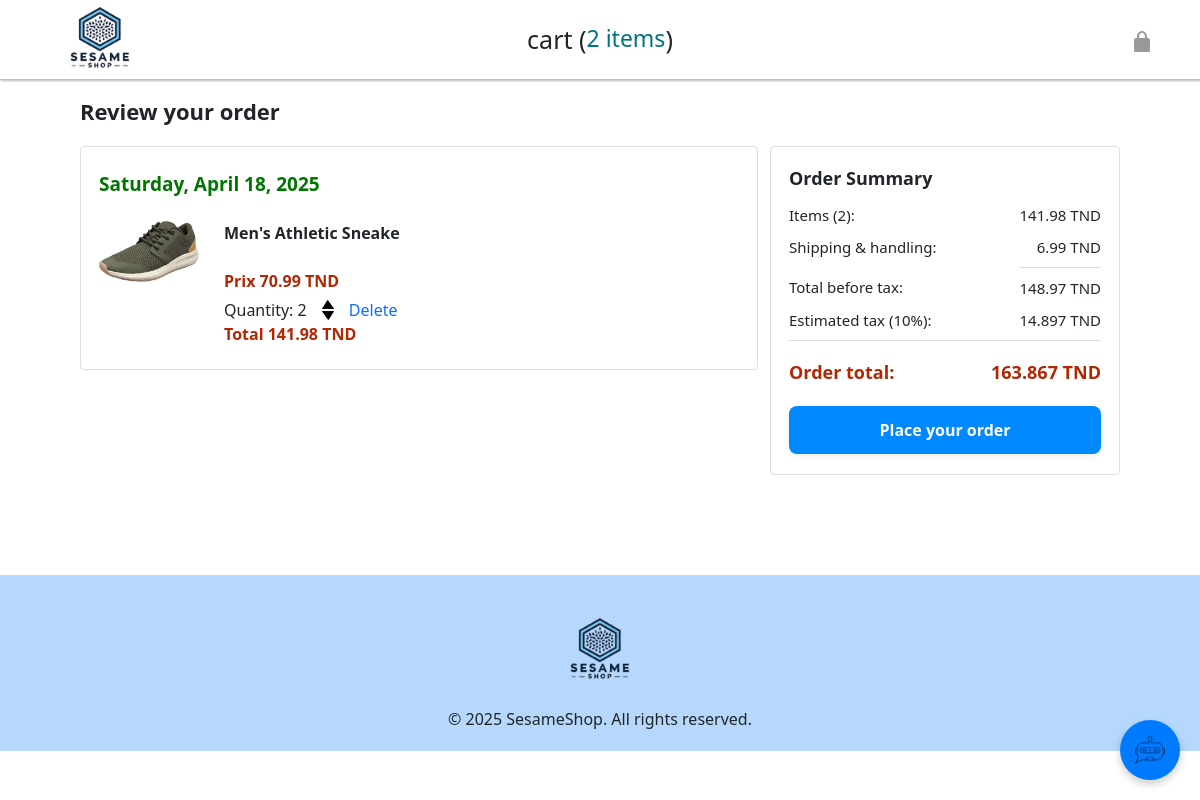
The page /cart/ (signed in) on the database its author committed.
### Ecommerce/models.py (models this page shows, shortened)
class Order(models.Model):
	customer = models.ForeignKey(Customer, on_delete=models.SET_NULL, null=True, blank=True)
	date_ordered = models.DateTimeField(auto_now_add=True)
	complete = models.BooleanField(default=False)
	transaction_id = models.CharField(max_length=100, null=True)
	def __str__(self):
		return str(self.id)
	@property
	def get_cart_total(self):
		orderitems = self.orderitem_set.all()
		total = sum([item.get_total for item in orderitems])
		return total
	@property
	def get_cart_items(self):
		orderitems = self.orderitem_set.all()
		total = sum([item.quantity for item in orderitems])
		return total
	@property
	def get_shipping_cost(self):
		return Decimal('6.99')
	@property
	def get_cart_totalplus_shipping(self):
		return self.get_cart_total + self.get_shipping_cost
	@property
	def get_estimated_tax(self):
		return self.get_cart_totalplus_shipping * Decimal('0.1')
	@property
	def get_cart_totalplus_shipping_and_tax(self):
		return self.get_cart_totalplus_shipping + self.get_estimated_tax

class OrderItem(models.Model):
	product = models.ForeignKey(Product, on_delete=models.SET_NULL, null=True)
	order = models.ForeignKey(Order, on_delete=models.SET_NULL, null=True)
	quantity = models.IntegerField(default=0, null=True, blank=True)
	date_added = models.DateTimeField(auto_now_add=True)
	@property
	def get_total(self):
		total = self.product.price * self.quantity
		return total

class Product(models.Model):
    image = models.ImageField(upload_to='products/')
    name = models.CharField(max_length=100)
    description = models.TextField(default='', blank=True)
    rate_star = models.ForeignKey(Rating, on_delete=models.CASCADE)
    rate = models.IntegerField(default=0)
    price = models.DecimalField(max_digits=10, decimal_places=2)
    category = models.ForeignKey('Category', on_delete=models.CASCADE)
    stock = models.PositiveIntegerField()
    is_solde = models.BooleanField(default=False)

### Ecommerce/views.py (the view)
# urls.py: path('cart/', views.cart, name='cart'),
def cart(request):
    if request.user.is_authenticated:
        customer = request.user.customer
        order = Order.objects.get_or_create(customer=customer, complete=False)[0]
        items = order.orderitem_set.all()
    else:
        items = []
        order = {'get_cart_total': 0, 'get_cart_items': 0
                 , 'get_shipping_cost': 0, 'get_cart_totalplus_shipping': 0
                 , 'get_estimated_tax': 0, 'get_cart_totalplus_shipping_and_tax': 0
                }
    context = {'items':items, 'order': order}
    print(context)
    return render(request, 'cart.html', context)

### Ecommerce/templates/cart.html
{% extends "base.html" %}
{% load static %}
{% block header %}
{% include 'header2.html' %}
{% endblock header %}
{% block content %}
<div class="main">
  <div class="page-title">Review your order</div>
    <div class="checkout-grid">
      <div class="order-summary">
        {% for item in items %}
        <div class="cart-item-container">
          <div class="delivery-date">
            Saturday, April 18, 2025
          </div>
          <div class="cart-item-details-grid">
            <img class="product-image"
              src="{{ item.product.image.url }}">
            <div class="cart-item-details">
              <div class="product-name">
                {{ item.product.name }}
              </div>
              <div class="product-price">
                Prix {{ item.product.price }} TND
              </div>
              <div class="product-quantity">
                <div class="item-row" style="display: flex; align-items: center; gap: 10px;">
                  <span>
                    Quantity: <span class="quantity-label">{{ item.quantity }}</span>
                  </span>
                  <div class="quantity-link">
                    <div class="update-quantity-link link-primary">
                      <img data-product="{{item.product.id}}" data-action="add" class="chg-quantity update-cart img-arrow" src="{% static 'images/icons/arrow-up.png' %}" alt="Increase quantity" />
                      <img data-product="{{item.product.id}}" data-action="remove" class="chg-quantity update-cart img-arrow" src="{% static 'images/icons/arrow-down.png' %}" alt="Decrease quantity" />
                    </div>
                  </div>
                  <span class="delete-quantity-link link-primary update-cart" data-product="{{ item.product.id }}" data-action="delete">
                    Delete
                  </span>
                </div>
              </div>
                <div class="product-price total">
                    Total {{ item.get_total }} TND
                </div>
            </div>
          </div>
        </div>
        {% endfor %}
      </div>
      <div class="payment-summary">
        <div class="payment-summary-title">
          Order Summary
        </div>
        <div class="payment-summary-row">
          <div>Items ({{ order.get_cart_items }}):</div>
          <div class="payment-summary-money">{{ order.get_cart_total }} TND</div>
        </div>
        <div class="payment-summary-row">
          <div>Shipping &amp; handling:</div>
          <div class="payment-summary-money">{{ order.get_shipping_cost }} TND</div>
        </div>
        <div class="payment-summary-row subtotal-row">
          <div>Total before tax:</div>
          <div class="payment-summary-money">{{ order.get_cart_totalplus_shipping }} TND</div>
        </div>
        <div class="payment-summary-row">
          <div>Estimated tax (10%):</div>
          <div class="payment-summary-money">{{ order.get_estimated_tax }} TND</div>
        </div>
        <div class="payment-summary-row total-row">
          <div>Order total:</div>
          <div class="payment-summary-money">{{ order.get_cart_totalplus_shipping_and_tax }} TND</div>
        </div>
        <button class="place-order-button button-primary"
        onclick="location.href='{% url 'orders' %}'">
          Place your order
        </button>
      </div>
    </div>
  </div>
{% endblock %}

### Ecommerce/templates/header2.html (shortened to what this page needs)
{% load static %}
<div class="cart-header">
    <div class="header-content">
      <div class="cart-header-left-section">
        <a href="{% url 'home' %}">
          <img class="sesame-logo" src="{% static 'images/sesame-logo.png' %}">
        </a>
      </div>
      <div class="cart-header-middle-section">
        cart (<a class="return-to-home-link"
          href="{% url 'home' %}">{{ order.get_cart_items }} items</a>)
      </div>
      <div class="cart-header-right-section" onclick="location.href='{% url 'login' %}'">
        <img src="{% static 'images/icons/checkout-lock-icon.png' %}" alt="Cart lock icon">
      </div>
    </div>
  </div>

### static/styles/shared/general.css (style rules this page uses)
* { box-sizing: border-box; }
body { font-family: Roboto, Arial; color: rgb(33, 33, 33); margin: 0; padding: 0; }
button { cursor: pointer; }
input, select, button { font-family: Roboto, Arial; }
.button-primary { color: rgb(255, 255, 255); background-color: rgb(0, 136, 255); border:none; border-radius: 4px; cursor: pointer; box-shadow: 0 2px 5px rgba(213, 217, 217, 0.5); transition: all 0.3s ease; }
.link-primary { color: rgb(1, 124, 182); cursor: pointer; }

### static/styles/shared/sesame-header.css (style rules this page uses)
.sesame-logo { width: 100px; margin-top: -5px; }

### static/styles/pages/sesame.css (style rules this page uses)
.main { width: 100%; max-width: 320px; margin-left: auto; margin-right: auto; }
.product-image { max-width: 100%; max-height: 100%; }
.product-name { height: 40px; margin-bottom: 5px; }
.product-price { font-weight: 700; margin-bottom: 10px; }

### static/styles/pages/cart/cart-header.css (style rules this page uses)
.cart-header { height: 80px; padding-left: 30px; padding-right: 30px; background-color: white; display: flex; justify-content: center; position: fixed; top: 0; left: 0; right: 0; z-index: 1000; border-bottom: 1px solid rgb(190, 190, 190); box-shadow: 1px 1px 2px rgba(0, 0, 0, 0.27); }
.header-content { width: 100%; max-width: 1100px; display: flex; align-items: center; }
.cart-header-left-section { width: 150px; }
.sesame-logo { width: 100px; margin-top: 12px; }
.cart-header-middle-section { flex: 1; flex-shrink: 0; text-align: center; font-size: 25px; font-weight: 500; display: flex; justify-content: center; }
.return-to-home-link { color: rgb(0, 113, 133); font-size: 23px; text-decoration: none; cursor: pointer; }
.cart-header-right-section { text-align: right; width: 150px; }

### static/styles/pages/login.css (style rules this page uses)
button { width: 100%; padding: 0.75rem; background-color: #4CAF50; color: white; border: none; border-radius: 8px; cursor: pointer; font-weight: bold; }

### static/styles/pages/singup.css (style rules this page uses)
button { width: 100%; padding: 12px; background-color: #28a745; color: #fff; border: none; border-radius: 6px; font-size: 1rem; cursor: pointer; }

### static/styles/pages/cart/cart-main.css (style rules this page uses)
.main { max-width: 1100px; padding-left: 30px; padding-right: 30px; margin-top: 95px; margin-bottom: 100px; margin-left: auto; margin-right: auto; }
.page-title { font-weight: 700; font-size: 22px; margin-bottom: 18px; }
.checkout-grid { display: grid; grid-template-columns: 1fr 350px; column-gap: 12px; align-items: start; }
.cart-item-container, .payment-summary { border: 1px solid rgb(222, 222, 222); border-radius: 4px; padding: 18px; }
.cart-item-container { margin-bottom: 12px; }
.payment-summary { padding-bottom: 5px; }
.delivery-date { color: rgb(0, 118, 0); font-weight: 700; font-size: 19px; margin-top: 5px; margin-bottom: 22px; }
.cart-item-details-grid { display: grid; grid-template-columns: 100px 1fr 1fr; column-gap: 25px; }
.product-image { max-width: 100%; max-height: 120px; margin-left: auto; margin-right: auto; }
.product-name { font-weight: 700; margin-bottom: 8px; }
.product-price { color: rgb(177, 39, 4); font-weight: 700; margin-bottom: 5px; }
.product-quantity .link-primary { margin-left: 3px; }
.payment-summary-title { font-weight: 700; font-size: 18px; margin-bottom: 12px; }
.payment-summary-row { display: grid; grid-template-columns: 1fr auto; font-size: 15px; margin-bottom: 9px; }
.payment-summary-money { text-align: right; }
.subtotal-row .payment-summary-money { border-top: 1px solid rgb(222, 222, 222); }
.subtotal-row div { padding-top: 9px; }
.total-row { color: rgb(177, 39, 4); font-weight: 700; font-size: 18px; border-top: 1px solid rgb(222, 222, 222); padding-top: 18px; }
.place-order-button { width: 100%; padding-top: 12px; padding-bottom: 12px; border-radius: 8px; margin-top: 11px; margin-bottom: 15px; }
.img-arrow { display: block; margin: 2px; height: 9px; cursor: pointer; transition: all 0.3s ease; }
.quantity-link { display: flex; flex-direction: column; }

### rows shown on the page
Order: get_cart_items "2", get_cart_total "141.98", get_shipping_cost "6.99", get_cart_totalplus_shipping "148.97", get_estimated_tax "14.897", get_cart_totalplus_shipping_and_tax "163.867"
OrderItem: product.image (picture), product.name "Men's Athletic Sneake", product.price "70.99", quantity "2", get_total "141.98"
